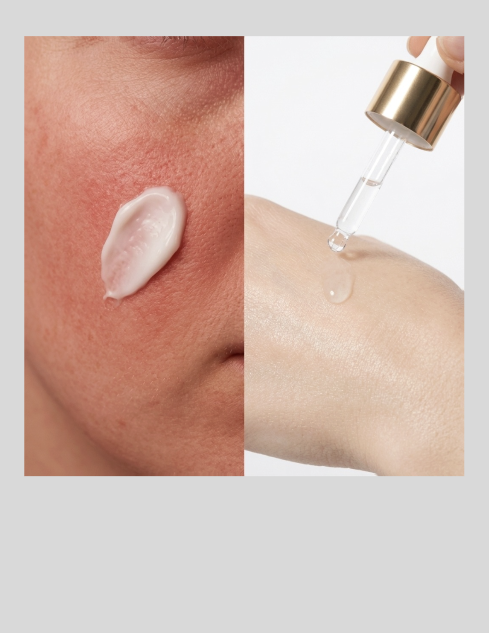
#> input picture retinol_base_4.jpg, 978 x 1266 px, found by its file name (shown at 1/2 size)
$ python generate_retinol4_all.py
#> lines starting #> are read from the running program, lines starting #| are printed output that depends on the picture
#!/usr/bin/env python3
import csv as _csv
from PIL import Image, ImageDraw, ImageFont
from pathlib import Path

BASE    = Path("/Users/lunahansen/Desktop/Claude ads/retinol_base_4.jpg")
OUT_DIR = Path("/Users/lunahansen/Desktop/Claude ads/output/retinol_4")
OUT_DIR.mkdir(parents=True, exist_ok=True)

FONT_BOLD = "/Users/lunahansen/Desktop/Claude ads/OpenSans-Bold-700.ttf"
FONT_REG  = "/Users/lunahansen/Desktop/Claude ads/OpenSans-Regular.ttf"

BLACK = (0, 0, 0)
WHITE = (255, 255, 255)
DARK  = (30, 30, 30)

IMG_W = 978

# Headline text highlight (per-line background)
BOX_PAD_X  = 18
BOX_PAD_Y  = 14
HL_TOP     = 130
BOX_RADIUS = 14
MAX_W_HL   = 680
HEADLINE_SIZE = 36

# Grey area text (below photo at y~951)
GREY_TOP    = 990
GREY_BOTTOM = 1220
TEXT_LEFT   = 50
TEXT_RIGHT  = 928
MAX_W_BODY  = TEXT_RIGHT - TEXT_LEFT
BODY_SIZE   = 30

REVIEWS = []
with open(Path(__file__).parent / "reviews_retinol.csv", newline='', encoding='utf-8') as _f:
#> (reads reviews_retinol.csv from the repository)
    for _r in _csv.DictReader(_f):
        REVIEWS.append({
            "headline":    _r["headline"],
            "subheadline": _r["subheadline"],
            "text":        _r["text"],
            "out":         _r["out"],
        })

def wrap_text(draw, text, font, max_width):
    words = text.split(' ')
    lines, current = [], ''
    for word in words:
        test = (current + ' ' + word).strip()
        if draw.textlength(test, font=font) <= max_width:
            current = test
        else:
            if current:
                lines.append(current)
            current = word
    if current:
        lines.append(current)
    return '\n'.join(lines)

def draw_rounded_rect(draw, x0, y0, x1, y1, radius, fill):
    draw.rectangle([x0 + radius, y0, x1 - radius, y1], fill=fill)
    draw.rectangle([x0, y0 + radius, x1, y1 - radius], fill=fill)
    draw.ellipse([x0, y0, x0 + radius * 2, y0 + radius * 2], fill=fill)
    draw.ellipse([x1 - radius * 2, y0, x1, y0 + radius * 2], fill=fill)
    draw.ellipse([x0, y1 - radius * 2, x0 + radius * 2, y1], fill=fill)
    draw.ellipse([x1 - radius * 2, y1 - radius * 2, x1, y1], fill=fill)

for r in REVIEWS:
    img = Image.open(BASE)
#> img is the input picture: PIL image 978x1266 RGBA; mean R, G, B, A 210.8, 185.5, 176.1, 255
    icc = img.info.get("icc_profile")
    img = img.convert("RGB")
#> img: PIL image 978x1266 RGB
    draw = ImageDraw.Draw(img)

    # Combine headline + subheadline into one headline
    hl_parts = [p for p in [r["headline"], r["subheadline"]] if p.strip()]
    combined_hl = " ".join(hl_parts)

    font_hl = ImageFont.truetype(FONT_BOLD, size=HEADLINE_SIZE)
    wrapped_hl = wrap_text(draw, combined_hl, font_hl, MAX_W_HL)

    # Draw per-line highlight backgrounds then text on top
    lines = wrapped_hl.split('\n')
#> lines = ['Den skjulte årsag til at din hud', 'pludselig ældes hurtigere (og', 'hvordan du vender processen)']
    LINE_SPACING = 10

    # Pre-calculate each line's metrics using anchor="lt" for accuracy
    line_metrics = []
    for line in lines:
        lbbox = draw.textbbox((0, 0), line, font=font_hl, anchor="lt")
        lw = lbbox[2] - lbbox[0]
        lh = lbbox[3] - lbbox[1]
        line_metrics.append((lw, lh))
#> this loop made 3 passes
#> (line, lbbox, lw, lh) on passes 1 to 3: ('Den skjulte årsag til at din hud', (0, 0, 555, 39), 555, 39), ('pludselig ældes hurtigere (og', (0, 0, 530, 34), 530, 34), ('hvordan du vender processen)', (0, 0, 552, 34), 552, 34)
#> after the loop, line_metrics = [(555, 39), (530, 34), (552, 34)]

    y = HL_TOP
    # First pass: draw all backgrounds
    for (lw, lh) in line_metrics:
        x0 = (IMG_W - lw) // 2 - BOX_PAD_X
        x1 = (IMG_W + lw) // 2 + BOX_PAD_X
        y0 = y - BOX_PAD_Y
        y1 = y + lh + BOX_PAD_Y
        draw_rounded_rect(draw, x0, y0, x1, y1, BOX_RADIUS, BLACK)
        y += lh + LINE_SPACING
#> this loop made 3 passes
#> (lw, lh, x0, x1, y0, y1, y) on passes 1 to 3: (555, 39, 193, 784, 116, 183, 179), (530, 34, 206, 772, 165, 227, 223), (552, 34, 195, 783, 209, 271, 267)
#> after the loop, y = 267

    # Second pass: draw all text on top (centered horizontally, top-anchored)
    y = HL_TOP
    for i, line in enumerate(lines):
        lh = line_metrics[i][1]
        draw.text((IMG_W // 2, y), line, font=font_hl, fill=WHITE, anchor="mt")
        y += lh + LINE_SPACING
#> this loop made 3 passes
#> (line, lh, y) on passes 1 to 3: ('Den skjulte årsag til at din hud', 39, 179), ('pludselig ældes hurtigere (og', 34, 223), ('hvordan du vender processen)', 34, 267)
#> after the loop, y = 267

    # Body text in grey area
    if r["text"]:
        available_h = GREY_BOTTOM - GREY_TOP
        for size in range(BODY_SIZE, 14, -1):
            font_tx = ImageFont.truetype(FONT_BOLD, size=size)
            wrapped_tx = wrap_text(draw, r["text"], font_tx, MAX_W_BODY)
            bbox = draw.multiline_textbbox((TEXT_LEFT, GREY_TOP), wrapped_tx, font=font_tx, spacing=10)
            if (bbox[3] - bbox[1]) <= available_h:
                break
#> this loop made 6 passes
#> bbox on passes 1 to 6: (50, 992, 908, 1252), (50, 991, 927, 1245), (50, 991, 927, 1238), (50, 993, 895, 1238), (50, 992, 924, 1230), (50, 992, 914, 1189)
        draw.multiline_text((TEXT_LEFT, GREY_TOP), wrapped_tx, font=font_tx,
                            fill=DARK, spacing=10)

    out_path = OUT_DIR / r["out"]
    save_kwargs = {"quality": 100, "subsampling": 0}
    if icc:
        save_kwargs["icc_profile"] = icc
    img.save(out_path, **save_kwargs)
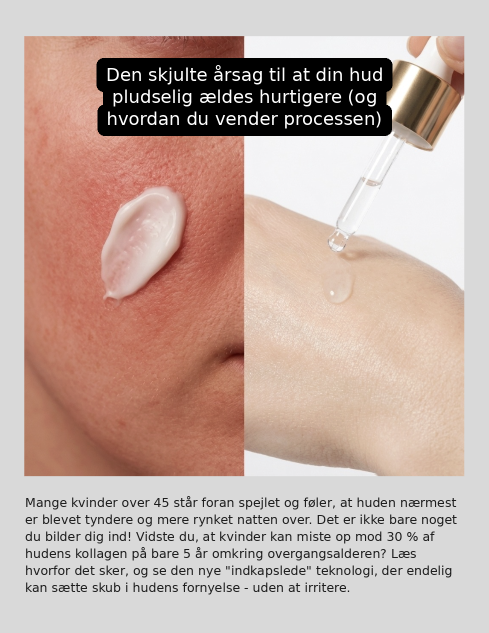
#> saved as 1_retinol_1.jpg: PIL image 978x1266 RGB (shown at 1/2 size); mean R, G, B 193.7, 170.7, 162
    print(f"Saved: {out_path}")

print(f"\nDone! {len(REVIEWS)} images saved to {OUT_DIR}")
